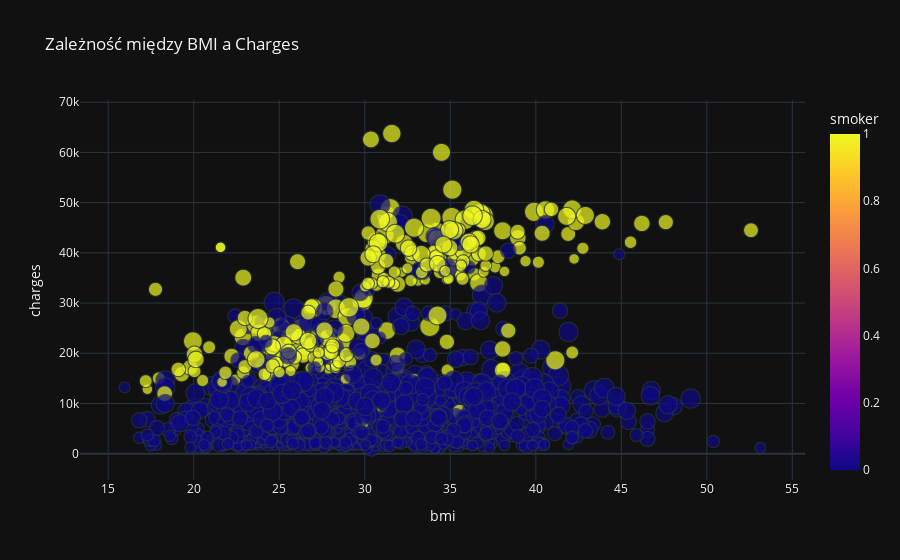

Notebook code cell kept with this figure:
### Code cell
import plotly.express as px

fig1 = px.scatter(
    data, x='bmi', y='charges', color='smoker',
    size='age', hover_data=['children', 'sex'],
    title="Zależność między BMI a Charges"
)
fig1.show()

### Figure 1 — Plotly figure (JSON) as saved in the notebook; plotly's stock layout.template omitted (floating-point values rounded to 4 significant figures; data arrays with more than 128 entries replaced by an {"elided": "..."} marker saying what was removed)
{"data": [{"customdata": {"elided": "1338x2 float values"}, "hovertemplate": "bmi=%{x}<br>charges=%{y}<br>age=%{marker.size}<br>children=%{customdata[0]}<br>sex=%{customdata[1]}<br>smoker=%{marker.color}<extra></extra>", "legendgroup": "", "marker": {"color": {"elided": "1338 int values"}, "coloraxis": "coloraxis", "size": {"elided": "1338 float values"}, "sizemode": "area", "sizeref": 0.16, "symbol": "circle"}, "mode": "markers", "name": "", "showlegend": false, "x": {"elided": "1338 float values"}, "xaxis": "x", "y": {"elided": "1338 float values"}, "yaxis": "y", "type": "scattergl"}], "layout": {"xaxis": {"anchor": "y", "domain": [0.0, 1.0], "title": {"text": "bmi"}}, "yaxis": {"anchor": "x", "domain": [0.0, 1.0], "title": {"text": "charges"}}, "coloraxis": {"colorbar": {"title": {"text": "smoker"}}, "colorscale": [[0.0, "#0d0887"], [0.1111, "#46039f"], [0.2222, "#7201a8"], [0.3333, "#9c179e"], [0.4444, "#bd3786"], [0.5556, "#d8576b"], [0.6667, "#ed7953"], [0.7778, "#fb9f3a"], [0.8889, "#fdca26"], [1.0, "#f0f921"]]}, "legend": {"tracegroupgap": 0, "itemsizing": "constant"}, "title": {"text": "Zależność między BMI a Charges"}}}
